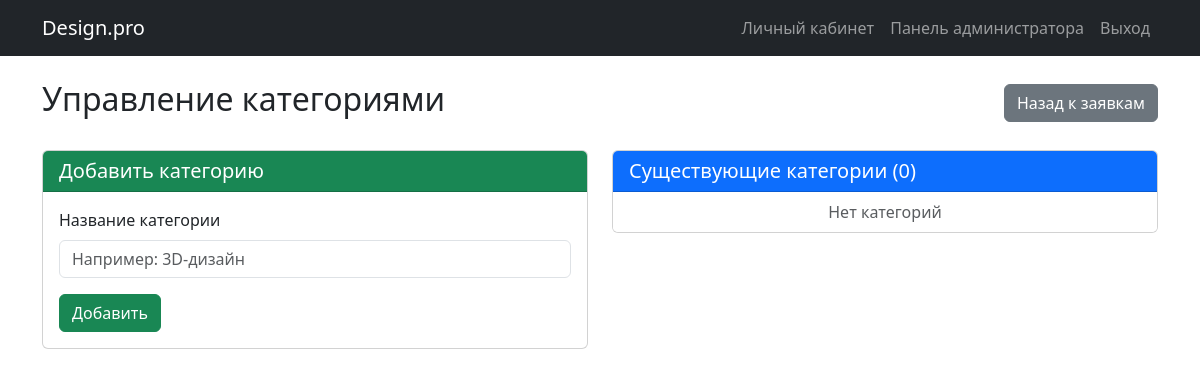
Page /admin-panel/categories/ (signed in) on the earlier database version.
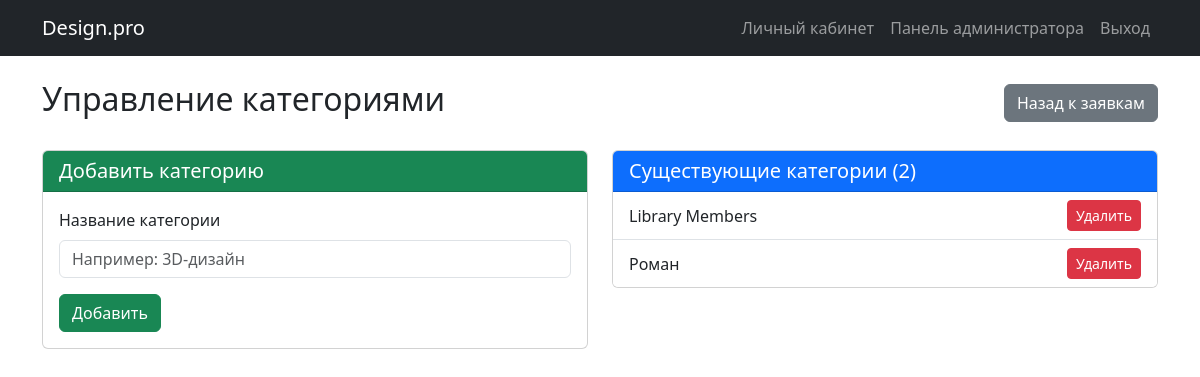
Same page on the later database version.
### portal/models.py (models this page shows, shortened)
class Category(models.Model):
    name = models.CharField(max_length=100, verbose_name='Название категории')

### portal/views.py (the view, shortened to what this page needs)
# urls.py: path('admin-panel/categories/', views.admin_categories, name='admin_categories'),
@staff_member_required
def admin_categories(request):
    categories = Category.objects.all().order_by('name')
    context = {
        'categories': categories,
        'total_categories': categories.count(),
    }
    return render(request, 'portal/admin_categories.html', context)

### templates/portal/admin_categories.html (shortened to what this page needs)
{% extends 'base.html' %}
{% block content %}
<div class="d-flex justify-content-between align-items-center mb-4">
    <h2>Управление категориями</h2>
    <a href="{% url 'admin_dashboard' %}" class="btn btn-secondary">Назад к заявкам</a>
</div>
<div class="row">
    <div class="col-md-6">
        <div class="card mb-4">
            <div class="card-header bg-success text-white">
                <h5 class="mb-0">Добавить категорию</h5>
            </div>
            <div class="card-body">
                <form method="post">
                    <div class="mb-3">
                        <label class="form-label">Название категории</label>
                        <input type="text" name="name" class="form-control" required placeholder="Например: 3D-дизайн">
                    </div>
                    <button type="submit" class="btn btn-success">Добавить</button>
                </form>
            </div>
        </div>
    </div>
    <div class="col-md-6">
        <div class="card">
            <div class="card-header bg-primary text-white">
                <h5 class="mb-0">Существующие категории ({{ total_categories }})</h5>
            </div>
            <div class="list-group list-group-flush">
                {% for category in categories %}
                <div class="list-group-item d-flex justify-content-between align-items-center">
                    <span>{{ category.name }}</span>
                    <a href="{% url 'delete_category' category.pk %}" class="btn btn-danger btn-sm">Удалить</a>
                </div>
                {% empty %}
                <div class="list-group-item text-center text-muted">
                    Нет категорий
                </div>
                {% endfor %}
            </div>
        </div>
    </div>
</div>
{% endblock %}

Differences in the rows shown:
added Category: name "Library Members"
added Category: name "Роман"
Other differences:
{{ total_categories }}: "0" → "2"
text no longer shown: "Нет категорий"
